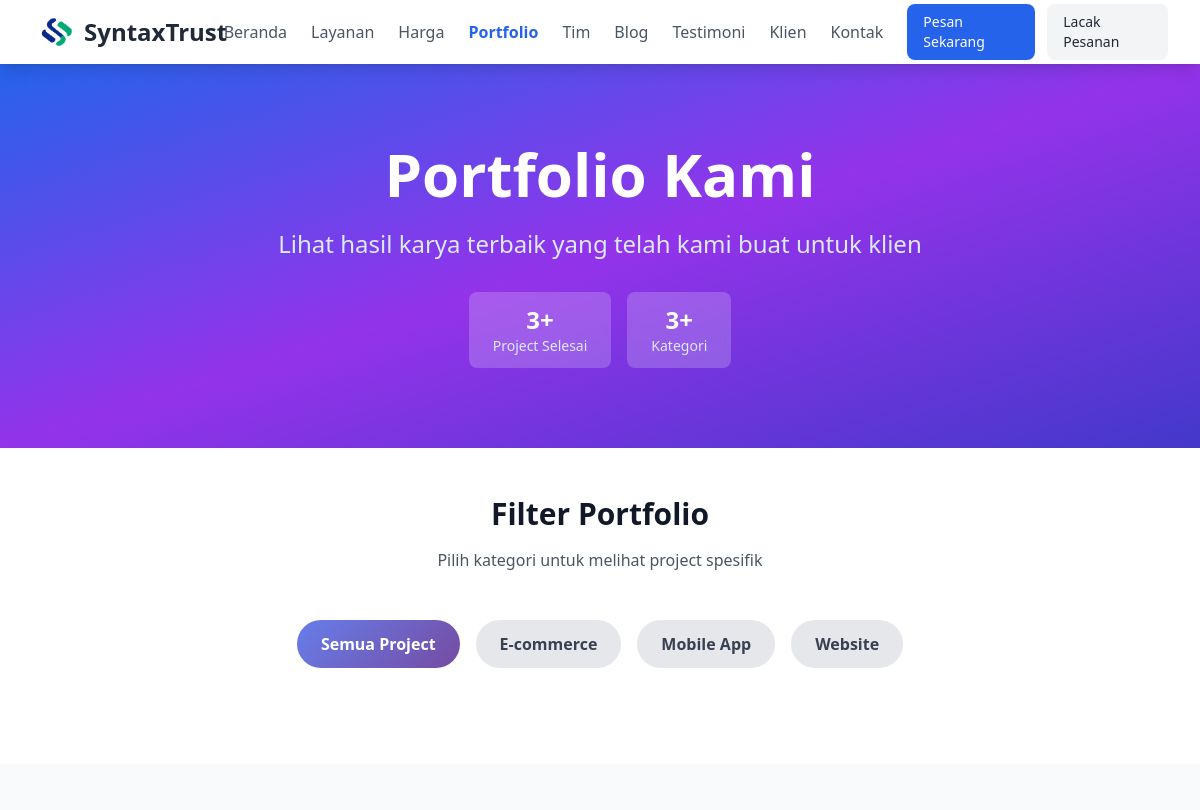
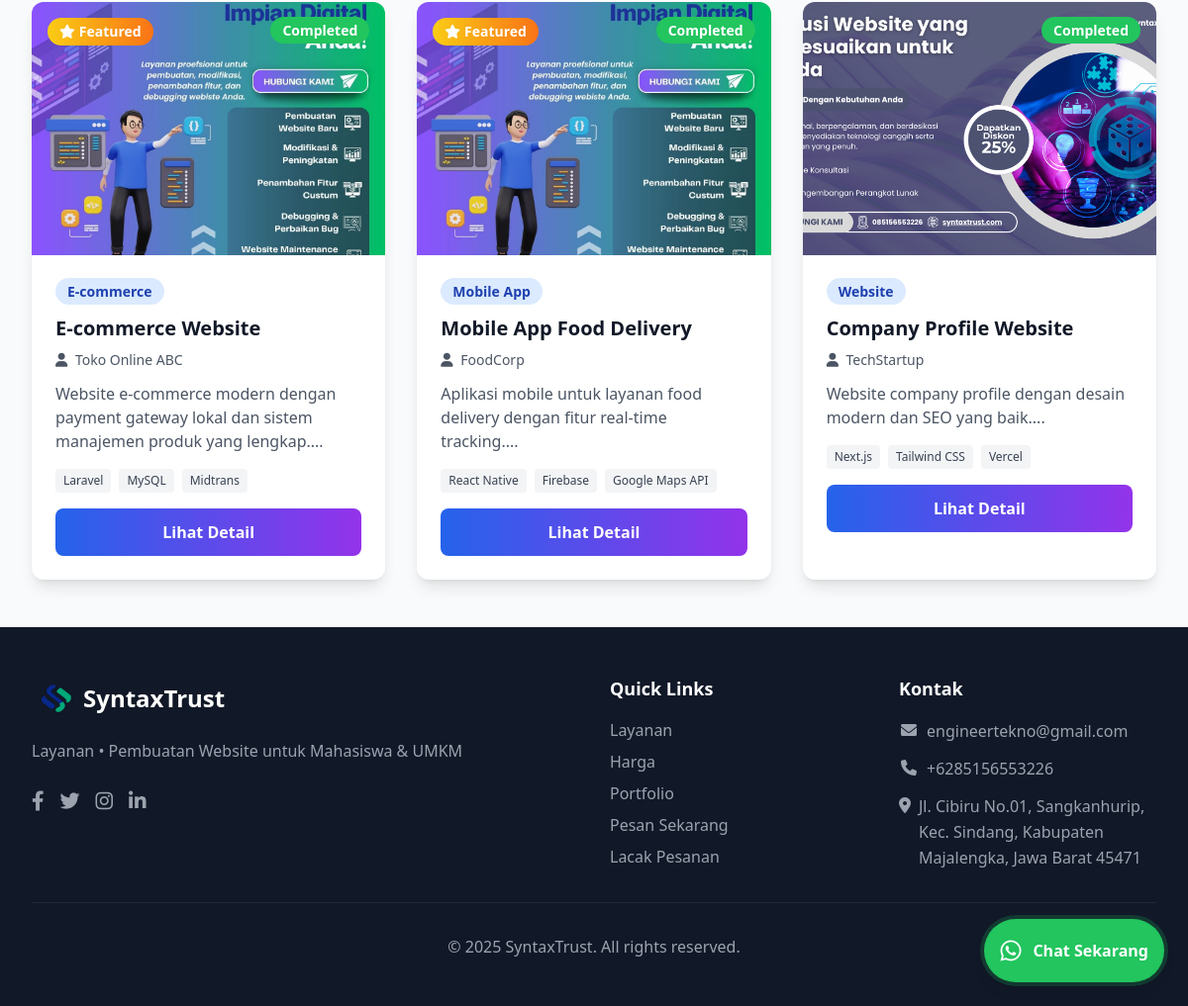
/public/portfolio.php, run on the app's committed database (2 pictures, top to bottom).
### tables this page shows
CREATE TABLE `settings` (
  `id` int(11) NOT NULL,
  `setting_key` varchar(100) NOT NULL,
  `setting_value` text DEFAULT NULL,
  `setting_type` enum('text','number','boolean','json') DEFAULT 'text',
  `description` varchar(255) DEFAULT NULL,
  `is_public` tinyint(1) DEFAULT 1,
  `created_at` timestamp NOT NULL DEFAULT current_timestamp(),
  `updated_at` timestamp NOT NULL DEFAULT current_timestamp() ON UPDATE current_timestamp()
);

CREATE TABLE `portfolio` (
  `id` int(11) NOT NULL,
  `title` varchar(200) NOT NULL,
  `description` text DEFAULT NULL,
  `short_description` varchar(255) DEFAULT NULL,
  `client_name` varchar(100) DEFAULT NULL,
  `category` varchar(100) DEFAULT NULL,
  `technologies` longtext DEFAULT NULL CHECK (json_valid(`technologies`)),
  `project_url` varchar(255) DEFAULT NULL,
  `github_url` varchar(255) DEFAULT NULL,
  `image_main` varchar(255) DEFAULT NULL,
  `images` longtext DEFAULT NULL CHECK (json_valid(`images`)),
  `start_date` date DEFAULT NULL,
  `end_date` date DEFAULT NULL,
  `status` enum('completed','ongoing','planned') DEFAULT 'completed',
  `is_featured` tinyint(1) DEFAULT 0,
  `is_active` tinyint(1) DEFAULT 1,
  `created_at` timestamp NOT NULL DEFAULT current_timestamp(),
  `updated_at` timestamp NOT NULL DEFAULT current_timestamp() ON UPDATE current_timestamp()
);

### public/portfolio.php (the view, shortened to what the rows shown need)
<?php
require_once __DIR__ . '/includes/layout.php';
try {
    $stmt = $pdo->prepare("
        SELECT * FROM portfolio
        WHERE is_active = 1
        ORDER BY is_featured DESC, created_at DESC
    ");
    $stmt->execute();
    $portfolios = $stmt->fetchAll(PDO::FETCH_ASSOC);
} catch (Exception $e) {
    $portfolios = [];
}
$site_name = getSetting('site_name', 'SyntaxTrust');
$site_description = getSetting('site_description', 'Layanan Pembuatan Website untuk Mahasiswa & UMKM');
echo renderPageStart('Portfolio - ' . $site_name, 'Lihat portfolio project terbaru kami - ' . $site_description, 'portfolio.php');
?>
    <section class="bg-gradient-to-br from-blue-600 via-purple-600 to-indigo-700 text-white py-20">
        <div class="max-w-7xl mx-auto px-4 sm:px-6 lg:px-8 text-center">
            <h1 class="text-4xl md:text-6xl font-bold mb-6 animate-fade-in">
                Portfolio Kami
            </h1>
        </div>
    </section>
    <section class="py-12 bg-white">
        <div class="max-w-7xl mx-auto px-4 sm:px-6 lg:px-8">
            <div class="text-center mb-12">
                <h2 class="text-3xl font-bold text-gray-900 mb-4">Filter Portfolio</h2>
            </div>
        </div>
    </section>
    <section class="py-12 bg-gray-50">
        <div class="max-w-7xl mx-auto px-4 sm:px-6 lg:px-8">
            <div id="portfolio-grid" class="grid grid-cols-1 md:grid-cols-2 lg:grid-cols-3 gap-8">
                <?php foreach ($portfolios as $portfolio): ?>
                <div class="portfolio-item bg-white rounded-xl shadow-lg overflow-hidden animate-fade-in"
                     data-category="<?= h(strtolower($portfolio['category'] ?? '')) ?>">
                    <div class="relative overflow-hidden group">
                        <?php if ($portfolio['image_main']): ?>
                        <img src="<?= h(assetUrl($portfolio['image_main'])) ?>"
                             alt="<?= h($portfolio['title']) ?>"
                             class="w-full h-64 object-cover transition-transform duration-300 group-hover:scale-110">
                        <?php else: ?>
                        <div class="w-full h-64 bg-gradient-to-br from-blue-500 to-purple-600 flex items-center justify-center">
                            <i class="fas fa-image text-white text-4xl"></i>
                        </div>
                        <?php endif; ?>
                        <div class="absolute inset-0 bg-black bg-opacity-0 group-hover:bg-opacity-60 transition-all duration-300 flex items-center justify-center">
                        </div>
                        <?php if ($portfolio['is_featured']): ?>
                        <div class="absolute top-4 left-4 bg-gradient-to-r from-yellow-400 to-orange-500 text-white px-3 py-1 rounded-full text-sm font-semibold">
                            <i class="fas fa-star mr-1"></i>Featured
                        </div>
                        <?php endif; ?>
                        <div class="absolute top-4 right-4">
                            <?php
                            $statusColors = [
                                'completed' => 'bg-green-500',
                                'ongoing' => 'bg-blue-500',
                                'planned' => 'bg-yellow-500'
                            ];
                            $statusColor = $statusColors[$portfolio['status']] ?? 'bg-gray-500';
                            ?>
                            <span class="<?= $statusColor ?> text-white px-3 py-1 rounded-full text-sm font-semibold capitalize">
                                <?= h($portfolio['status']) ?>
                            </span>
                        </div>
                    </div>
                    <div class="p-6">
                        <div class="mb-3">
                            <span class="bg-blue-100 text-blue-800 text-sm font-semibold px-3 py-1 rounded-full">
                                <?= h($portfolio['category'] ?? 'Uncategorized') ?>
                            </span>
                        </div>
                        <h3 class="text-xl font-bold text-gray-900 mb-2 line-clamp-2">
                            <?= h($portfolio['title']) ?>
                        </h3>
                        <?php if ($portfolio['client_name']): ?>
                        <p class="text-sm text-gray-600 mb-3">
                            <i class="fas fa-user mr-1"></i>
                            <?= h($portfolio['client_name']) ?>
                        </p>
                        <?php endif; ?>
                        <p class="text-gray-600 mb-4 line-clamp-3">
                            <?= h($portfolio['short_description'] ?: substr($portfolio['description'], 0, 120) . '...') ?>
                        </p>
                        <?php if ($portfolio['technologies']): ?>
                        <div class="mb-4">
                            <div class="flex flex-wrap gap-2">
                                <?php
                                $technologies = json_decode($portfolio['technologies'], true) ?: [];
                                foreach (array_slice($technologies, 0, 3) as $tech):
                                ?>
                                <span class="bg-gray-100 text-gray-700 text-xs px-2 py-1 rounded">
                                    <?= h($tech) ?>
                                </span>
                                <?php endforeach; ?>
                            </div>
                        </div>
                        <?php endif; ?>
                        <button onclick="openModal(<?= $portfolio['id'] ?>)"
                                class="w-full bg-gradient-to-r from-blue-600 to-purple-600 text-white py-3 rounded-lg font-semibold hover:shadow-lg transition-all duration-300 transform hover:-translate-y-1">
                            Lihat Detail
                        </button>
                    </div>
                </div>
                <?php endforeach; ?>
            </div>
        </div>
    </section>
    <?php echo renderPageEnd(); ?>

### public/includes/shared-components.php (shortened to what the rows shown need)
<?php
function renderNavigation($current_page = '') {
    $site_name = getSetting('site_name', 'SyntaxTrust');
    ?>
    <nav class="bg-white shadow-lg sticky top-0 z-40">
        <div class="max-w-7xl mx-auto px-4 sm:px-6 lg:px-8">
            <div class="flex justify-between h-16">
                <div class="flex items-center">
                    <a href="index.php" class="flex items-center space-x-1">
                        <img src="assets/img/fix_logo_new.png" alt="<?= h($site_name) ?>" class="h-12 w-12">
                        <span class="text-2xl font-bold text-gray-800"><?= h($site_name) ?></span>
                    </a>
                </div>
            </div>
        </div>
    </nav>
    <?php
    return ob_get_clean();
}
function renderFooter() {
    $site_name = getSetting('site_name', 'SyntaxTrust');
    $site_description = getSetting('site_description', 'Layanan Pembuatan Website untuk Mahasiswa & UMKM');
    ?>
    <footer class="bg-gray-900 text-white py-12">
        <div class="max-w-7xl mx-auto px-4 sm:px-6 lg:px-8">
            <div class="grid grid-cols-1 md:grid-cols-4 gap-8">
                <div class="md:col-span-2">
                    <div class="flex items-center space-x-1 mb-4">
                        <img src="assets/img/fix_logo_new.png" alt="<?= h($site_name) ?>" class="h-12 w-12">
                        <h3 class="text-2xl font-bold"><?= h($site_name) ?></h3>
                    </div>
                    <p class="text-gray-400 mb-6 leading-relaxed"><?= h($site_description) ?></p>
                    <div class="flex space-x-4">
                        <a href="<?= h(getSetting('social_media_facebook', '#')) ?>" class="text-gray-400 hover:text-white transition-colors">
                        </a>
                        <a href="<?= h(getSetting('social_media_twitter', '#')) ?>" class="text-gray-400 hover:text-white transition-colors">
                        </a>
                        <a href="<?= h(getSetting('social_media_instagram', '#')) ?>" class="text-gray-400 hover:text-white transition-colors">
                        </a>
                        <a href="<?= h(getSetting('social_media_linkedin', '#')) ?>" class="text-gray-400 hover:text-white transition-colors">
                        </a>
                    </div>
                </div>
                <div>
                    <ul class="space-y-3 text-gray-400">
                        <li class="flex items-start">
                            <i class="fas fa-envelope mt-1 w-5 text-center text-gray-400"></i>
                            <span class="ml-2 leading-relaxed break-words"><?= h(getSetting('contact_email')) ?></span>
                        </li>
                        <li class="flex items-start">
                            <i class="fas fa-phone mt-1 w-5 text-center text-gray-400"></i>
                            <span class="ml-2 leading-relaxed break-words"><?= h(getSetting('contact_phone')) ?></span>
                        </li>
                        <li class="flex items-start">
                            <i class="fas fa-map-marker-alt mt-1 w-5 text-center text-gray-400"></i>
                            <span class="ml-2 leading-relaxed break-words"><?= h(getSetting('address')) ?></span>
                        </li>
                    </ul>
                </div>
            </div>
            <div class="border-t border-gray-800 pt-8 mt-8 text-center">
                <p class="text-gray-400">&copy; <?= date('Y') ?> <?= h($site_name) ?>. All rights reserved.</p>
            </div>
        </div>
    </footer>
    <?php
    return ob_get_clean();
}
    ?>

### data on the page
settings: setting_value "SyntaxTrust"
portfolio: is_featured 1 (drawn), status "Completed", category "E-commerce", title "E-commerce Website", client_name "Toko Online ABC", short_description+description "Website e-commerce modern dengan payment gateway lokal dan sistem manajemen produk yang lengkap....", technologies "Laravel", technologies "MySQL", technologies "Midtrans"
portfolio: is_featured 1 (drawn), status "Completed", category "Mobile App", title "Mobile App Food Delivery", client_name "FoodCorp", short_description+description "Aplikasi mobile untuk layanan food delivery dengan fitur real-time tracking....", technologies "React Native", technologies "Firebase", technologies "Google Maps API"
portfolio: shows a picture, status "Completed", category "Website", title "Company Profile Website", client_name "TechStartup", short_description+description "Website company profile dengan desain modern dan SEO yang baik....", technologies "Next.js", technologies "Tailwind CSS", technologies "Vercel"
settings: setting_value "Layanan • Pembuatan Website untuk Mahasiswa & UMKM"
settings: setting_value "engineertekno@gmail.com"
settings: setting_value "+6285156553226"
settings: setting_value "Jl. Cibiru No.01, Sangkanhurip, Kec. Sindang, Kabupaten Majalengka, Jawa Barat 45471"

### other printed values
$label "Beranda"
$label "Layanan"
$label "Harga"
$label "Portfolio"
$label "Tim"
$label "Blog"
$label "Testimoni"
$label "Klien"
$label "Kontak"
$item['label'] "Pesan Sekarang"
$item['label'] "Lacak Pesanan"
count($portfolios) "3"
count($categories) "3"
$category "E-commerce"
$category "Mobile App"
